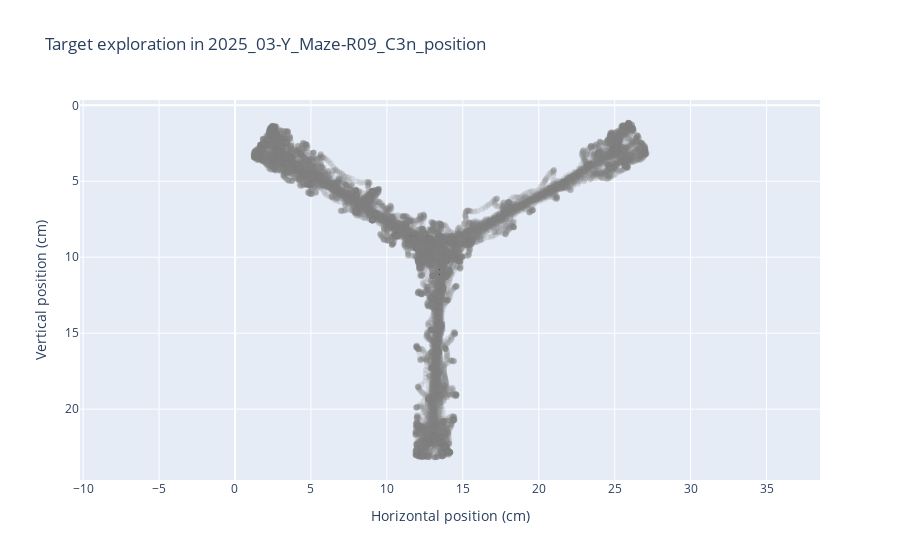

This figure's notebook cell:
### Markdown cell above
---
#### 2. We can open an example file and see what is inside

### Code cell
example_path = rst.choose_example_csv(params, look_for = 'TS')

# Plot mouse exploration around multiple targets
rst.plot_position(params, example_path)

### Figure 1 — Plotly figure (JSON) as saved in the notebook; plotly's stock layout.template omitted (floating-point values rounded to 4 significant figures; data arrays with more than 128 entries replaced by an {"elided": "..."} marker saying what was removed)
{"data": [{"marker": {"color": "grey", "opacity": 0.2}, "mode": "markers", "name": "Nose Positions", "type": "scatter", "x": {"elided": "13920 float values"}, "y": {"elided": "13920 float values"}}], "layout": {"title": {"text": "Target exploration in 2025_03-Y_Maze-R09_C3n_position"}, "xaxis": {"scaleanchor": "y", "title": {"text": "Horizontal position (cm)"}}, "yaxis": {"autorange": "reversed", "title": {"text": "Vertical position (cm)"}}}}
